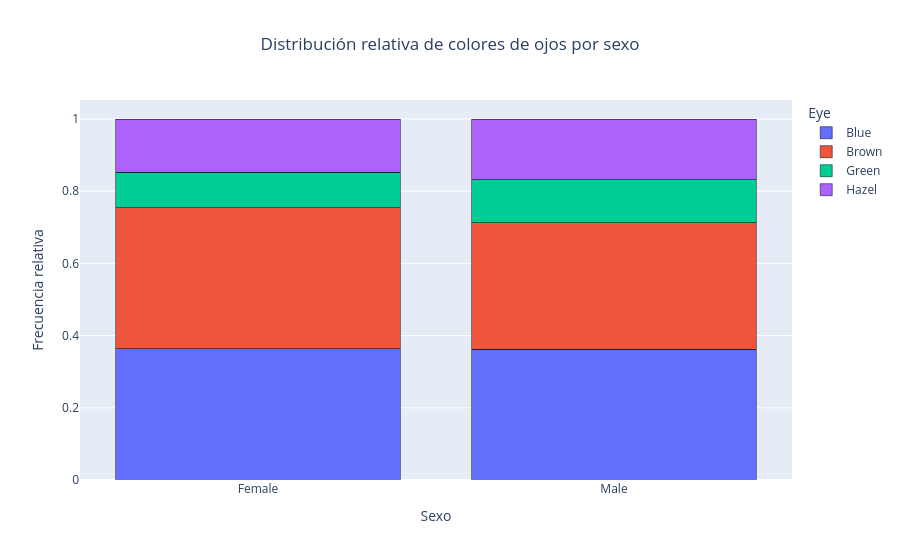

The notebook cell saved with this chart:
### Code cell
# graficamos la distribución de color de ojos por el sexo, usando plotly
# creamos una nueva columna con la frecuencia relativa
grouped_data_eye_sex['Rel_Freq_Sex'] = grouped_data_eye_sex['Freq'] / grouped_data_eye_sex.groupby('Sex')['Freq'].transform('sum')
# creamos la figura en plotly
fig = px.bar(grouped_data_eye_sex, x='Sex', y='Rel_Freq_Sex', color='Eye', barmode='stack', title='Distribución relativa de colores de ojos por sexo')
# añadimos la leyenda
fig.update_layout(title_x=0.5)
# añadimos los nombres de los ejes
fig.update_xaxes(title_text='Sexo')
fig.update_yaxes(title_text='Frecuencia relativa')
# añadimos la leyenda
fig.update_traces(marker=dict(line=dict(width=0.5, color='black')))
# graficamos la figura
fig.show()

### Figure 1 — Plotly figure (JSON) as saved in the notebook; plotly's stock layout.template omitted (floating-point values rounded to 4 significant figures)
{"data": [{"hovertemplate": "Eye=Blue<br>Sex=%{x}<br>Rel_Freq_Sex=%{y}<extra></extra>", "legendgroup": "Blue", "marker": {"color": "#636efa", "line": {"color": "black", "width": 0.5}, "pattern": {"shape": ""}}, "name": "Blue", "orientation": "v", "showlegend": true, "textposition": "auto", "type": "bar", "x": ["Female", "Male"], "xaxis": "x", "y": [0.3642, 0.362], "yaxis": "y"}, {"hovertemplate": "Eye=Brown<br>Sex=%{x}<br>Rel_Freq_Sex=%{y}<extra></extra>", "legendgroup": "Brown", "marker": {"color": "#EF553B", "line": {"color": "black", "width": 0.5}, "pattern": {"shape": ""}}, "name": "Brown", "orientation": "v", "showlegend": true, "textposition": "auto", "type": "bar", "x": ["Female", "Male"], "xaxis": "x", "y": [0.3898, 0.3513], "yaxis": "y"}, {"hovertemplate": "Eye=Green<br>Sex=%{x}<br>Rel_Freq_Sex=%{y}<extra></extra>", "legendgroup": "Green", "marker": {"color": "#00cc96", "line": {"color": "black", "width": 0.5}, "pattern": {"shape": ""}}, "name": "Green", "orientation": "v", "showlegend": true, "textposition": "auto", "type": "bar", "x": ["Female", "Male"], "xaxis": "x", "y": [0.09904, 0.1183], "yaxis": "y"}, {"hovertemplate": "Eye=Hazel<br>Sex=%{x}<br>Rel_Freq_Sex=%{y}<extra></extra>", "legendgroup": "Hazel", "marker": {"color": "#ab63fa", "line": {"color": "black", "width": 0.5}, "pattern": {"shape": ""}}, "name": "Hazel", "orientation": "v", "showlegend": true, "textposition": "auto", "type": "bar", "x": ["Female", "Male"], "xaxis": "x", "y": [0.147, 0.1685], "yaxis": "y"}], "layout": {"barmode": "stack", "legend": {"title": {"text": "Eye"}, "tracegroupgap": 0}, "title": {"text": "Distribución relativa de colores de ojos por sexo", "x": 0.5}, "xaxis": {"anchor": "y", "domain": [0, 1], "title": {"text": "Sexo"}}, "yaxis": {"anchor": "x", "domain": [0, 1], "title": {"text": "Frecuencia relativa"}}}}
